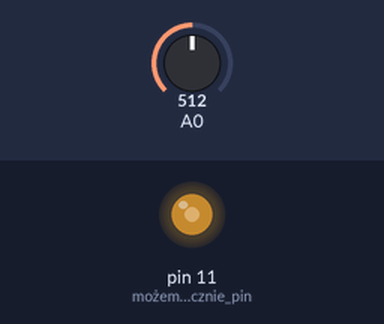
Simulated run of this sketch. Board: Arduino Uno, built with avr-gcc and run on an emulated ATmega328P. On the bench: output pins drawn as LEDs (lit = HIGH). The inputs (shaded band) are chosen by the test bench; at power-on: A0 = 512.

Above: at 1.2 s.
1.3 s: A0 set to 716
At 2.1 s:
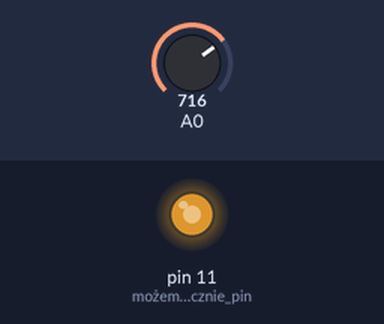
2.8 s: A0 set to 900
At 3.3 s:
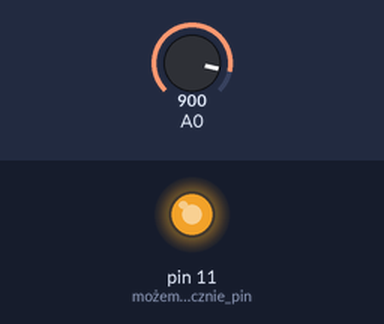
4.3 s: A0 set to 122
At 5.5 s:
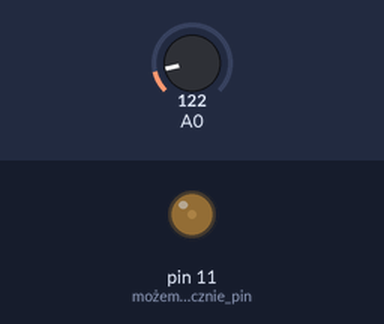
5.8 s: A0 set to 0
At 6.8 s:
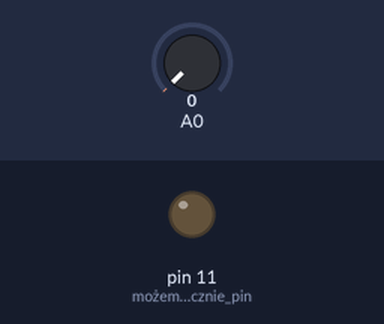
Timing chart, 0 to 8.3 s (numbered marks = the images above; inputs shaded):
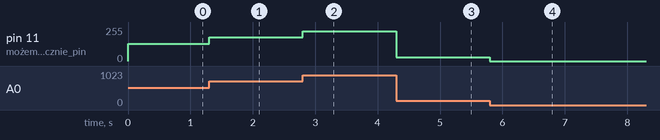

Measured:
- after the input at 1.3 s, pin 11 (możemy_użyć_wyłącznie_pin): 128/255 → 179/255 at once
- after the input at 2.8 s, pin 11 (możemy_użyć_wyłącznie_pin): 179/255 → 225/255 at once
- after the input at 4.3 s, pin 11 (możemy_użyć_wyłącznie_pin): 225/255 → 30/255 at once
- after the input at 5.8 s, pin 11 (możemy_użyć_wyłącznie_pin): 30/255 → 0/255 at once

The sketch:

zadanie2.ino
```cpp
// Zadanie 2
// Przy pomocy potencjometru zmieniamy jasność świecenia diody LED
// Potrzebne: potencjometr, LED, mały opornik, kable

int pot;                  // zmienna z której odczytujemy wartości napięcia na potencjometrze
void setup(){             // funkcja setup
  pinMode(11, OUTPUT);    // możemy użyć wyłącznie pinu ze znakiem tyldy (~) ponieważ tylko one pozwalają na PWM (modulację szerokości impulsów)
}
void loop(){              // funkcja loop
pot = analogRead(0);      // odczytujemy wartości napięcia z potencjometru podłączonego do pinu analogowego numer 0 (A0) i zapisujemy do zmiennej "pot", wartości te będą osiągać od 0 do 1023
analogWrite (11, pot/4);  // teraz podajemy na pin 11 (do którego jest podłączony LED) falę kwadratową o wypełnieniu podanym przez wartość na potencjometrze.
                          // ponieważ wartość wypełnienia jest z zakresu od 0 do 255 to wartości z potencjometru dzielimy przez 4 (więc wynik z potencjometru też będzie miał wartości od 0 do 255)
}
```
